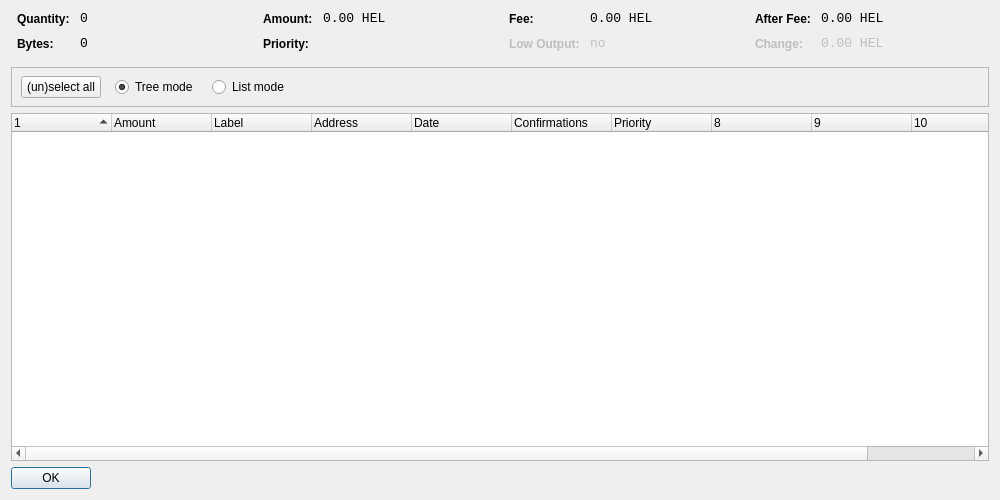
<?xml version="1.0" encoding="UTF-8"?>
<ui version="4.0">
 <class>CoinControlDialog</class>
 <widget class="QDialog" name="CoinControlDialog">
  <property name="geometry">
   <rect>
    <x>0</x>
    <y>0</y>
    <width>1000</width>
    <height>500</height>
   </rect>
  </property>
  <property name="windowTitle">
   <string>Coin Control</string>
  </property>
  <layout class="QVBoxLayout" name="verticalLayout">
   <item>
    <layout class="QHBoxLayout" name="horizontalLayoutTop" stretch="0,0,0,0">
     <property name="topMargin">
      <number>0</number>
     </property>
     <property name="bottomMargin">
      <number>10</number>
     </property>
     <item>
      <layout class="QFormLayout" name="formLayoutCoinControl1">
       <property name="horizontalSpacing">
        <number>10</number>
       </property>
       <property name="verticalSpacing">
        <number>10</number>
       </property>
       <property name="leftMargin">
        <number>6</number>
       </property>
       <property name="rightMargin">
        <number>6</number>
       </property>
       <item row="0" column="0">
        <widget class="QLabel" name="labelCoinControlQuantityText">
         <property name="styleSheet">
          <string notr="true">font-weight:bold;</string>
         </property>
         <property name="text">
          <string>Quantity:</string>
         </property>
        </widget>
       </item>
       <item row="0" column="1">
        <widget class="QLabel" name="labelCoinControlQuantity">
         <property name="font">
          <font>
           <family>Monospace</family>
           <pointsize>10</pointsize>
          </font>
         </property>
         <property name="cursor">
          <cursorShape>IBeamCursor</cursorShape>
         </property>
         <property name="contextMenuPolicy">
          <enum>Qt::ActionsContextMenu</enum>
         </property>
         <property name="text">
          <string notr="true">0</string>
         </property>
         <property name="textInteractionFlags">
          <set>Qt::LinksAccessibleByMouse|Qt::TextSelectableByKeyboard|Qt::TextSelectableByMouse</set>
         </property>
        </widget>
       </item>
       <item row="1" column="0">
        <widget class="QLabel" name="labelCoinControlBytesText">
         <property name="styleSheet">
          <string notr="true">font-weight:bold;</string>
         </property>
         <property name="text">
          <string>Bytes:</string>
         </property>
        </widget>
       </item>
       <item row="1" column="1">
        <widget class="QLabel" name="labelCoinControlBytes">
         <property name="font">
          <font>
           <family>Monospace</family>
           <pointsize>10</pointsize>
          </font>
         </property>
         <property name="cursor">
          <cursorShape>IBeamCursor</cursorShape>
         </property>
         <property name="contextMenuPolicy">
          <enum>Qt::ActionsContextMenu</enum>
         </property>
         <property name="text">
          <string notr="true">0</string>
         </property>
         <property name="textInteractionFlags">
          <set>Qt::LinksAccessibleByMouse|Qt::TextSelectableByKeyboard|Qt::TextSelectableByMouse</set>
         </property>
        </widget>
       </item>
      </layout>
     </item>
     <item>
      <layout class="QFormLayout" name="formLayoutCoinControl2">
       <property name="horizontalSpacing">
        <number>10</number>
       </property>
       <property name="verticalSpacing">
        <number>10</number>
       </property>
       <property name="leftMargin">
        <number>6</number>
       </property>
       <property name="rightMargin">
        <number>6</number>
       </property>
       <item row="0" column="0">
        <widget class="QLabel" name="labelCoinControlAmountText">
         <property name="styleSheet">
          <string notr="true">font-weight:bold;</string>
         </property>
         <property name="text">
          <string>Amount:</string>
         </property>
        </widget>
       </item>
       <item row="0" column="1">
        <widget class="QLabel" name="labelCoinControlAmount">
         <property name="font">
          <font>
           <family>Monospace</family>
           <pointsize>10</pointsize>
          </font>
         </property>
         <property name="cursor">
          <cursorShape>IBeamCursor</cursorShape>
         </property>
         <property name="contextMenuPolicy">
          <enum>Qt::ActionsContextMenu</enum>
         </property>
         <property name="text">
          <string notr="true">0.00 HEL</string>
         </property>
         <property name="textInteractionFlags">
          <set>Qt::LinksAccessibleByMouse|Qt::TextSelectableByKeyboard|Qt::TextSelectableByMouse</set>
         </property>
        </widget>
       </item>
       <item row="1" column="0">
        <widget class="QLabel" name="labelCoinControlPriorityText">
         <property name="styleSheet">
          <string notr="true">font-weight:bold;</string>
         </property>
         <property name="text">
          <string>Priority:</string>
         </property>
        </widget>
       </item>
       <item row="1" column="1">
        <widget class="QLabel" name="labelCoinControlPriority">
         <property name="font">
          <font>
           <family>Monospace</family>
           <pointsize>10</pointsize>
          </font>
         </property>
         <property name="cursor">
          <cursorShape>IBeamCursor</cursorShape>
         </property>
         <property name="contextMenuPolicy">
          <enum>Qt::ActionsContextMenu</enum>
         </property>
         <property name="text">
          <string/>
         </property>
         <property name="textInteractionFlags">
          <set>Qt::LinksAccessibleByMouse|Qt::TextSelectableByKeyboard|Qt::TextSelectableByMouse</set>
         </property>
        </widget>
       </item>
      </layout>
     </item>
     <item>
      <layout class="QFormLayout" name="formLayoutCoinControl3">
       <property name="horizontalSpacing">
        <number>10</number>
       </property>
       <property name="verticalSpacing">
        <number>10</number>
       </property>
       <property name="leftMargin">
        <number>6</number>
       </property>
       <property name="rightMargin">
        <number>6</number>
       </property>
       <item row="0" column="0">
        <widget class="QLabel" name="labelCoinControlFeeText">
         <property name="styleSheet">
          <string notr="true">font-weight:bold;</string>
         </property>
         <property name="text">
          <string>Fee:</string>
         </property>
        </widget>
       </item>
       <item row="0" column="1">
        <widget class="QLabel" name="labelCoinControlFee">
         <property name="font">
          <font>
           <family>Monospace</family>
           <pointsize>10</pointsize>
          </font>
         </property>
         <property name="cursor">
          <cursorShape>IBeamCursor</cursorShape>
         </property>
         <property name="contextMenuPolicy">
          <enum>Qt::ActionsContextMenu</enum>
         </property>
         <property name="text">
          <string notr="true">0.00 HEL</string>
         </property>
         <property name="textInteractionFlags">
          <set>Qt::LinksAccessibleByMouse|Qt::TextSelectableByKeyboard|Qt::TextSelectableByMouse</set>
         </property>
        </widget>
       </item>
       <item row="1" column="0">
        <widget class="QLabel" name="labelCoinControlLowOutputText">
         <property name="enabled">
          <bool>false</bool>
         </property>
         <property name="styleSheet">
          <string notr="true">font-weight:bold;</string>
         </property>
         <property name="text">
          <string>Low Output:</string>
         </property>
        </widget>
       </item>
       <item row="1" column="1">
        <widget class="QLabel" name="labelCoinControlLowOutput">
         <property name="enabled">
          <bool>false</bool>
         </property>
         <property name="font">
          <font>
           <family>Monospace</family>
           <pointsize>10</pointsize>
          </font>
         </property>
         <property name="cursor">
          <cursorShape>IBeamCursor</cursorShape>
         </property>
         <property name="contextMenuPolicy">
          <enum>Qt::ActionsContextMenu</enum>
         </property>
         <property name="text">
          <string notr="true">no</string>
         </property>
         <property name="textInteractionFlags">
          <set>Qt::LinksAccessibleByMouse|Qt::TextSelectableByKeyboard|Qt::TextSelectableByMouse</set>
         </property>
        </widget>
       </item>
      </layout>
     </item>
     <item>
      <layout class="QFormLayout" name="formLayoutCoinControl4">
       <property name="horizontalSpacing">
        <number>10</number>
       </property>
       <property name="verticalSpacing">
        <number>10</number>
       </property>
       <property name="leftMargin">
        <number>6</number>
       </property>
       <property name="rightMargin">
        <number>6</number>
       </property>
       <item row="0" column="0">
        <widget class="QLabel" name="labelCoinControlAfterFeeText">
         <property name="styleSheet">
          <string notr="true">font-weight:bold;</string>
         </property>
         <property name="text">
          <string>After Fee:</string>
         </property>
        </widget>
       </item>
       <item row="0" column="1">
        <widget class="QLabel" name="labelCoinControlAfterFee">
         <property name="font">
          <font>
           <family>Monospace</family>
           <pointsize>10</pointsize>
          </font>
         </property>
         <property name="cursor">
          <cursorShape>IBeamCursor</cursorShape>
         </property>
         <property name="contextMenuPolicy">
          <enum>Qt::ActionsContextMenu</enum>
         </property>
         <property name="text">
          <string notr="true">0.00 HEL</string>
         </property>
         <property name="textInteractionFlags">
          <set>Qt::LinksAccessibleByMouse|Qt::TextSelectableByKeyboard|Qt::TextSelectableByMouse</set>
         </property>
        </widget>
       </item>
       <item row="1" column="0">
        <widget class="QLabel" name="labelCoinControlChangeText">
         <property name="enabled">
          <bool>false</bool>
         </property>
         <property name="styleSheet">
          <string notr="true">font-weight:bold;</string>
         </property>
         <property name="text">
          <string>Change:</string>
         </property>
        </widget>
       </item>
       <item row="1" column="1">
        <widget class="QLabel" name="labelCoinControlChange">
         <property name="enabled">
          <bool>false</bool>
         </property>
         <property name="font">
          <font>
           <family>Monospace</family>
           <pointsize>10</pointsize>
          </font>
         </property>
         <property name="cursor">
          <cursorShape>IBeamCursor</cursorShape>
         </property>
         <property name="contextMenuPolicy">
          <enum>Qt::ActionsContextMenu</enum>
         </property>
         <property name="text">
          <string notr="true">0.00 HEL</string>
         </property>
         <property name="textInteractionFlags">
          <set>Qt::LinksAccessibleByMouse|Qt::TextSelectableByKeyboard|Qt::TextSelectableByMouse</set>
         </property>
        </widget>
       </item>
      </layout>
     </item>
    </layout>
   </item>
   <item>
    <widget class="QFrame" name="frame">
     <property name="minimumSize">
      <size>
       <width>0</width>
       <height>40</height>
      </size>
     </property>
     <property name="frameShape">
      <enum>QFrame::StyledPanel</enum>
     </property>
     <property name="frameShadow">
      <enum>QFrame::Sunken</enum>
     </property>
     <widget class="QWidget" name="horizontalLayoutWidget">
      <property name="geometry">
       <rect>
        <x>10</x>
        <y>0</y>
        <width>781</width>
        <height>41</height>
       </rect>
      </property>
      <layout class="QHBoxLayout" name="horizontalLayoutPanel" stretch="0,0,0,0,0">
       <property name="spacing">
        <number>14</number>
       </property>
       <item>
        <widget class="QPushButton" name="pushButtonSelectAll">
         <property name="sizePolicy">
          <sizepolicy hsizetype="Maximum" vsizetype="Fixed">
           <horstretch>0</horstretch>
           <verstretch>0</verstretch>
          </sizepolicy>
         </property>
         <property name="text">
          <string>(un)select all</string>
         </property>
        </widget>
       </item>
       <item>
        <widget class="QRadioButton" name="radioTreeMode">
         <property name="sizePolicy">
          <sizepolicy hsizetype="Maximum" vsizetype="Fixed">
           <horstretch>0</horstretch>
           <verstretch>0</verstretch>
          </sizepolicy>
         </property>
         <property name="text">
          <string>Tree mode</string>
         </property>
         <property name="checked">
          <bool>true</bool>
         </property>
        </widget>
       </item>
       <item>
        <widget class="QRadioButton" name="radioListMode">
         <property name="sizePolicy">
          <sizepolicy hsizetype="Maximum" vsizetype="Fixed">
           <horstretch>0</horstretch>
           <verstretch>0</verstretch>
          </sizepolicy>
         </property>
         <property name="text">
          <string>List mode</string>
         </property>
        </widget>
       </item>
       <item>
        <spacer name="horizontalSpacer">
         <property name="orientation">
          <enum>Qt::Horizontal</enum>
         </property>
         <property name="sizeHint" stdset="0">
          <size>
           <width>40</width>
           <height>20</height>
          </size>
         </property>
        </spacer>
       </item>
      </layout>
     </widget>
    </widget>
   </item>
   <item>
    <widget class="CoinControlTreeWidget" name="treeWidget">
     <property name="contextMenuPolicy">
      <enum>Qt::CustomContextMenu</enum>
     </property>
     <property name="sortingEnabled">
      <bool>false</bool>
     </property>
     <property name="columnCount">
      <number>11</number>
     </property>
     <attribute name="headerShowSortIndicator" stdset="0">
      <bool>true</bool>
     </attribute>
     <attribute name="headerStretchLastSection">
      <bool>false</bool>
     </attribute>
     <column>
      <property name="text">
       <string/>
      </property>
     </column>
     <column>
      <property name="text">
       <string>Amount</string>
      </property>
     </column>
     <column>
      <property name="text">
       <string>Label</string>
      </property>
     </column>
     <column>
      <property name="text">
       <string>Address</string>
      </property>
     </column>
     <column>
      <property name="text">
       <string>Date</string>
      </property>
     </column>
     <column>
      <property name="text">
       <string>Confirmations</string>
      </property>
      <property name="toolTip">
       <string>Confirmed</string>
      </property>
     </column>
     <column>
      <property name="text">
       <string>Priority</string>
      </property>
     </column>
     <column>
      <property name="text">
       <string/>
      </property>
     </column>
     <column>
      <property name="text">
       <string/>
      </property>
     </column>
     <column>
      <property name="text">
       <string/>
      </property>
     </column>
     <column>
      <property name="text">
       <string/>
      </property>
     </column>
    </widget>
   </item>
   <item>
    <widget class="QDialogButtonBox" name="buttonBox">
     <property name="sizePolicy">
      <sizepolicy hsizetype="Maximum" vsizetype="Fixed">
       <horstretch>0</horstretch>
       <verstretch>0</verstretch>
      </sizepolicy>
     </property>
     <property name="orientation">
      <enum>Qt::Horizontal</enum>
     </property>
     <property name="standardButtons">
      <set>QDialogButtonBox::Ok</set>
     </property>
    </widget>
   </item>
  </layout>
 </widget>
 <customwidgets>
  <customwidget>
   <class>CoinControlTreeWidget</class>
   <extends>QTreeWidget</extends>
   <header>coincontroltreewidget.h</header>
  </customwidget>
 </customwidgets>
 <resources/>
 <connections/>
</ui>
